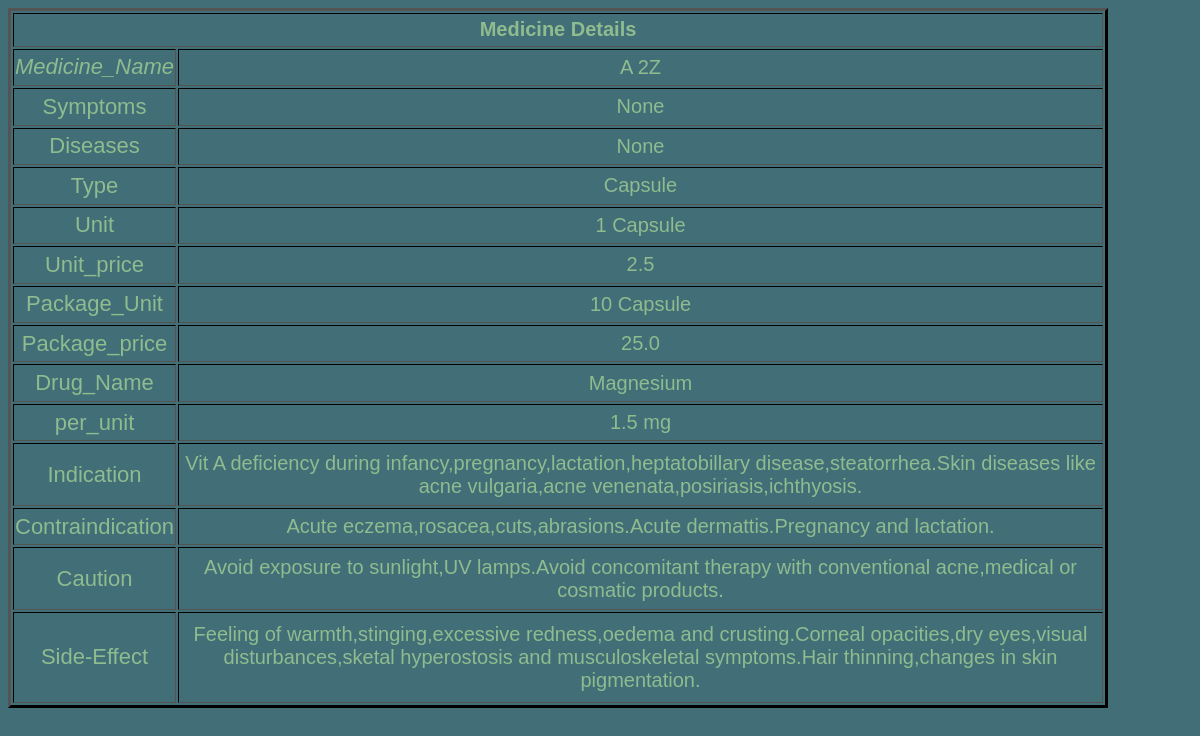
Page /guide/view/2/ on the committed database.
### guide/models.py (models this page shows, shortened)
class guides(models.Model):
    mname=models.CharField(null='False',verbose_name='Medicine_Name',max_length=30)
    symptoms = models.CharField(max_length=1000, null='False')
    diseases = models.CharField(max_length=1000,null='False')
    category=models.CharField(null='False',verbose_name='Type',max_length=50)
    unit=models.CharField(max_length=10,null='False',verbose_name='Unit')
    unit_price=models.FloatField(null='False',verbose_name='Unit_price')
    package_unit=models.CharField(max_length=10,null='False',verbose_name='Package_Unit')
    package_price=models.FloatField(null='False',verbose_name='Package_price')
    drug=models.CharField(max_length=20,null='False',verbose_name='Drug_Name')
    per_unit=models.CharField(max_length=10,null='False',verbose_name='per_unit')
    indication=models.CharField(max_length=100,verbose_name='Indication')
    contraindication=models.CharField(max_length=100,verbose_name='Containdication')
    caution=models.CharField(max_length=500,null='True',verbose_name='Caution')
    side_effect=models.CharField(max_length=500,null='True',verbose_name='Side-Effect')

### guide/views.py (the view)
# urls.py: path('view/<int:pk>/', View,name='vieww'),
def View(request, pk):
    guide= get_object_or_404(guides,id=pk)
    return render(request,'view.html',{'key':guide})

### guide/templates/view.html
{% load static %}
<html>
    <head>
        <link rel="stylesheet" type="text/css" href="{% static 'guide.css' %}">
    </head>
    <body>
        <table border=3>
        <th colspan="2">Medicine Details</th>
<tr><td class="menu"><I>Medicine_Name</I></td><td>{{key.mname}}</td></tr>
<tr><td class="menu">Symptoms</td><td>{{key.symptoms}}</td></tr>
<tr><td class="menu">Diseases</td><td>{{key.diseases}}</td></tr>
<tr><td class="menu">Type</td><td>{{ key.category }}</td></tr>
<tr><td class="menu">Unit</td><td>{{ key.unit }}</td></tr>
<tr><td class="menu">Unit_price</td><td>{{ key.unit_price }}</td></tr>
<tr><td class="menu">Package_Unit</td><td>{{ key.package_unit }}</td></tr>
<tr><td class="menu">Package_price</td><td>{{ key.package_price }}</td></tr>
<tr><td class="menu">Drug_Name</td><td>{{ key.drug }}</td></tr>
<tr><td class="menu">per_unit</td><td>{{ key.per_unit }}</td></tr>
<tr><td class="menu">Indication</td><td>{{ key.indication }}</td></tr>
<tr><td class="menu">Contraindication</td><td>{{ key.contraindication }}</td></tr>
<tr><td class="menu">Caution</td><td>{{ key.caution }}</td></tr>
<tr><td class="menu">Side-Effect</td><td>{{ key.side_effect }}</td></tr>
        </table>
</body>
</html>

### guide/static/guide.css (style rules this page uses)
body { background-color: rgba(13, 70, 83, 0.78); }
table { border-color:black; height:700px; width:1100px; text-align: center; font-size: 20px; color:darkseagreen; font-family: Arial, Helvetica, sans-serif; }
table tr td.menu { font-size: 22px; }

### rows in the picture
guides: mname "A 2Z", symptoms "None", diseases "None", category "Capsule", unit "1 Capsule", unit_price "2.5", package_unit "10 Capsule", package_price "25.0", drug "Magnesium", per_unit "1.5 mg", indication "Vit A deficiency during infancy,pregnancy,lactation,heptatobillary disease,steatorrhea.Skin diseases like acne vulgaria,acne venenata,posiriasis,ichthyosis.", contraindication "Acute eczema,rosacea,cuts,abrasions.Acute dermattis.Pregnancy and lactation.", caution "Avoid exposure to sunlight,UV lamps.Avoid concomitant therapy with conventional acne,medical or cosmatic products.", side_effect "Feeling of warmth,stinging,excessive redness,oedema and crusting.Corneal opacities,dry eyes,visual disturbances,sketal hyperostosis and musculoskeletal symptoms.Hair thinning,changes in skin pigmentation."
